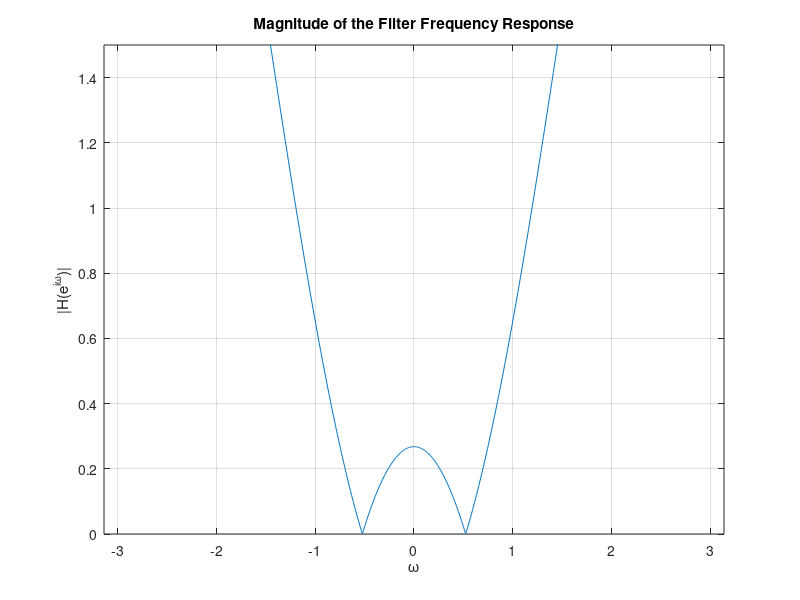

This figure's MATLAB source: (Note: this script raises an error after producing the figure.)
% Define the values of theta and omega
theta = pi/6;
omega = linspace(-pi, pi, 1000);

% Compute the frequency response
H = 1 - 2*cos(theta)*exp(-1i*omega) + exp(-2i*omega);
magnitude_H = abs(H);

% Plot the magnitude of the frequency response
plot(omega, magnitude_H);
title('Magnitude of the Filter Frequency Response');
xlabel('\omega');
ylabel('|H(e^{i\omega})|');
axis([-pi pi 0 1.5]);
grid on;

figure
freqz(filter_h(theta))


%% LOADING AUDIO SIGNALS

[x,FS] = audioread('easy.wav');
% Hear the original signal
player = audioplayer(0.8*x, FS);
play (player);

figure 
plot(1: length(0.8*x), 0.8*x);
title('Original Signal');
xlabel('Hz');
ylabel('Signal');


% Add sinusoidal noise to the signal
t = (1:length(x))/FS;
y = 0.8*x + 0.1*sin(35000* t');
% Listen to the signal again
player = audioplayer (y, FS);
play (player);

figure 
plot(1: length(y), y);
title('Signal with noise');
xlabel('Hz');
ylabel('Signal');


%% Filter using lowpass filter

% Filter the noisy signal

y_filtered = lowpass(y,5,FS);
y_filtered2 = lowpass(y, 350, FS, ImpulseResponse= "fir");
y_filtered3 = lowpass(y, 15000, FS, ImpulseResponse= "fir");

% Play the filtered signal
player = audioplayer(y_filtered2, FS);
play(player);


figure 
plot(1: length(y_filtered2), y_filtered2);
title('Filtered Signal');
xlabel('Hz');
ylabel('Signal');

figure 
plot(1: length(y_filtered3), y_filtered3);
title('Filtered Signal');
xlabel('Hz');
ylabel('Signal');


%% Filter using H

% Design the filter with two zeros
theta_ = (35000) / FS;
%theta_ = pi/6; %2*pi*35000
fprintf("Initial frequency FS= %.2f\n", FS);
fprintf("Value of theta= %.2f\n", theta_);

h_filter = [1, -2*cos(theta_), 1];

% Filter the noisy signal
y_filtered_H = filter(h_filter, 1, y);

% Play the filtered signal
player = audioplayer(y_filtered_H, FS);
play(player);

figure 
plot(1: length(y_filtered_H), y_filtered_H);
title('Filtered Signal using H');
xlabel('Hz');
ylabel('Signal');

y_filtered_H2 = conv(y, filter_h(theta_));
figure 
plot(1: length(y_filtered_H2), y_filtered_H2);
title('Filtered Signal with H');
xlabel('Hz');
ylabel('Signal');



% Function to compute filter
function h_ = filter_h(theta_)
    h_ = [1, -2*cos(theta_), 1];
end

